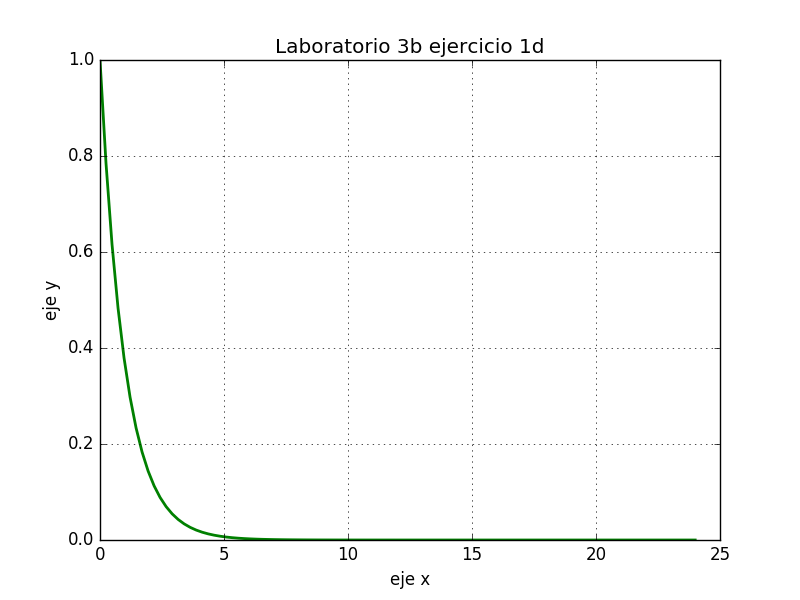

Here is the Python script that generated this plot:
#Karla Ivonne Serrano Arevalo
#Ejerercicio 1.d
#Diciembre 2016

import matplotlib.pyplot as plt 
import numpy as np
import math

x=np.linspace(0,24,100)
y=math.e**(-1*x)
plt.plot(x,y,linewidth=2, color='g')
plt.legend()
plt.title('Laboratorio 3b ejercicio 1d')
plt.xlabel('eje x')
plt.ylabel('eje y')
plt.grid(True)
plt.show()
